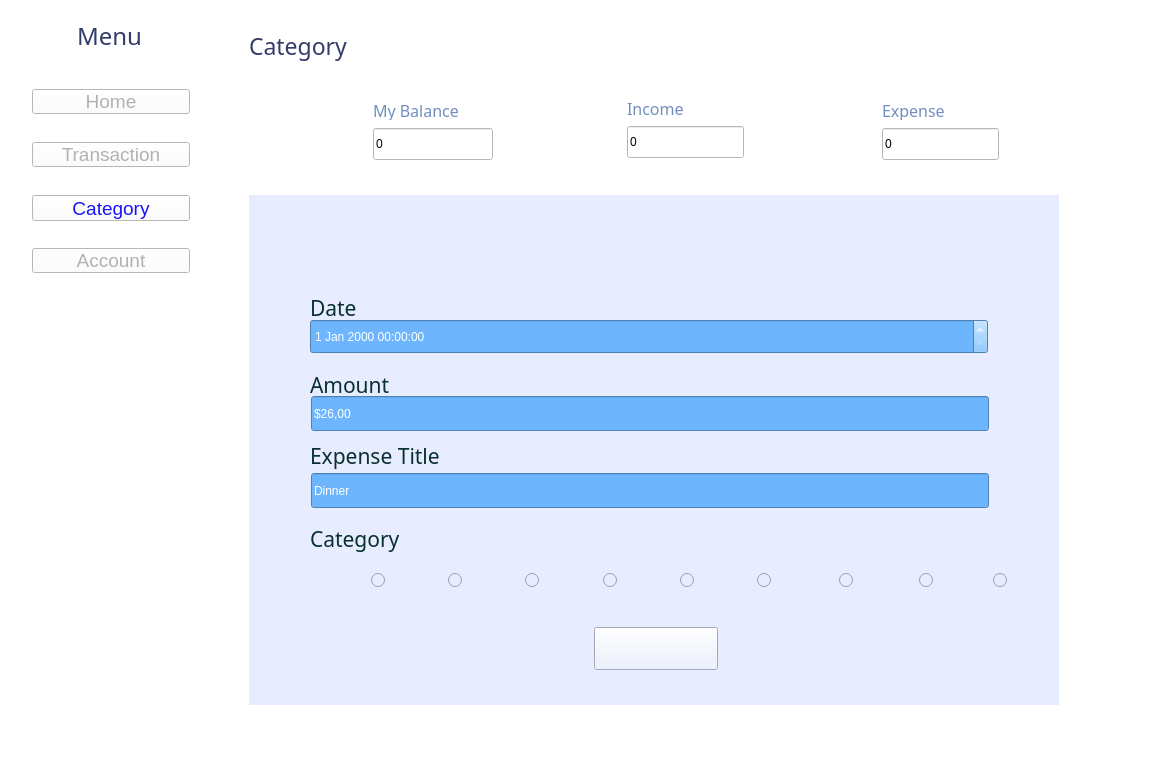
<?xml version="1.0" encoding="UTF-8"?>
<ui version="4.0">
 <class>add</class>
 <widget class="QMainWindow" name="add">
  <property name="geometry">
   <rect>
    <x>0</x>
    <y>0</y>
    <width>1153</width>
    <height>760</height>
   </rect>
  </property>
  <property name="windowTitle">
   <string>MainWindow</string>
  </property>
  <property name="styleSheet">
   <string notr="true">background-color: rgb(255, 255, 255);</string>
  </property>
  <widget class="QWidget" name="centralwidget">
   <widget class="QLabel" name="Icon_menu">
    <property name="geometry">
     <rect>
      <x>20</x>
      <y>21</y>
      <width>25</width>
      <height>25</height>
     </rect>
    </property>
    <property name="text">
     <string/>
    </property>
    <property name="pixmap">
     <pixmap>images/home/Icon_Menu.png</pixmap>
    </property>
   </widget>
   <widget class="QLabel" name="label_menu">
    <property name="geometry">
     <rect>
      <x>77</x>
      <y>21</y>
      <width>70</width>
      <height>30</height>
     </rect>
    </property>
    <property name="font">
     <font>
      <family>Bahnschrift SemiLight</family>
      <pointsize>18</pointsize>
     </font>
    </property>
    <property name="styleSheet">
     <string notr="true">color: rgb(52, 60, 106);</string>
    </property>
    <property name="text">
     <string>Menu</string>
    </property>
   </widget>
   <widget class="QPushButton" name="pushButton_home">
    <property name="geometry">
     <rect>
      <x>32</x>
      <y>89</y>
      <width>158</width>
      <height>25</height>
     </rect>
    </property>
    <property name="sizePolicy">
     <sizepolicy hsizetype="Minimum" vsizetype="Fixed">
      <horstretch>20</horstretch>
      <verstretch>20</verstretch>
     </sizepolicy>
    </property>
    <property name="minimumSize">
     <size>
      <width>158</width>
      <height>25</height>
     </size>
    </property>
    <property name="sizeIncrement">
     <size>
      <width>0</width>
      <height>0</height>
     </size>
    </property>
    <property name="font">
     <font>
      <pointsize>14</pointsize>
     </font>
    </property>
    <property name="toolTip">
     <string/>
    </property>
    <property name="styleSheet">
     <string notr="true">color: rgb(177, 177, 177);</string>
    </property>
    <property name="text">
     <string>Home</string>
    </property>
    <property name="icon">
     <iconset>
      <normaloff>images/home/Icon_Home.png</normaloff>images/home/Icon_Home.png</iconset>
    </property>
    <property name="iconSize">
     <size>
      <width>25</width>
      <height>25</height>
     </size>
    </property>
    <property name="shortcut">
     <string notr="true"/>
    </property>
    <property name="checkable">
     <bool>false</bool>
    </property>
    <property name="autoRepeat">
     <bool>false</bool>
    </property>
    <property name="autoDefault">
     <bool>false</bool>
    </property>
   </widget>
   <widget class="QPushButton" name="pushButton_transaction">
    <property name="geometry">
     <rect>
      <x>32</x>
      <y>142</y>
      <width>158</width>
      <height>25</height>
     </rect>
    </property>
    <property name="sizePolicy">
     <sizepolicy hsizetype="Minimum" vsizetype="Fixed">
      <horstretch>0</horstretch>
      <verstretch>0</verstretch>
     </sizepolicy>
    </property>
    <property name="minimumSize">
     <size>
      <width>158</width>
      <height>25</height>
     </size>
    </property>
    <property name="sizeIncrement">
     <size>
      <width>10</width>
      <height>10</height>
     </size>
    </property>
    <property name="font">
     <font>
      <pointsize>14</pointsize>
     </font>
    </property>
    <property name="styleSheet">
     <string notr="true">color: rgb(177, 177, 177);</string>
    </property>
    <property name="text">
     <string>Transaction</string>
    </property>
    <property name="icon">
     <iconset>
      <normaloff>images/home/Icon_Transaction.png</normaloff>images/home/Icon_Transaction.png</iconset>
    </property>
    <property name="iconSize">
     <size>
      <width>25</width>
      <height>25</height>
     </size>
    </property>
    <property name="shortcut">
     <string notr="true"/>
    </property>
    <property name="checkable">
     <bool>false</bool>
    </property>
    <property name="autoRepeat">
     <bool>false</bool>
    </property>
    <property name="autoRepeatDelay">
     <number>100</number>
    </property>
   </widget>
   <widget class="QPushButton" name="pushButton_category">
    <property name="geometry">
     <rect>
      <x>32</x>
      <y>195</y>
      <width>158</width>
      <height>26</height>
     </rect>
    </property>
    <property name="sizePolicy">
     <sizepolicy hsizetype="Maximum" vsizetype="Maximum">
      <horstretch>20</horstretch>
      <verstretch>20</verstretch>
     </sizepolicy>
    </property>
    <property name="minimumSize">
     <size>
      <width>158</width>
      <height>26</height>
     </size>
    </property>
    <property name="sizeIncrement">
     <size>
      <width>10</width>
      <height>10</height>
     </size>
    </property>
    <property name="font">
     <font>
      <pointsize>14</pointsize>
     </font>
    </property>
    <property name="styleSheet">
     <string notr="true">color: rgb(24, 20, 243);</string>
    </property>
    <property name="text">
     <string>Category</string>
    </property>
    <property name="icon">
     <iconset>
      <normaloff>images/category/Icon_Category.png</normaloff>images/category/Icon_Category.png</iconset>
    </property>
    <property name="iconSize">
     <size>
      <width>25</width>
      <height>25</height>
     </size>
    </property>
    <property name="shortcut">
     <string notr="true"/>
    </property>
    <property name="autoRepeat">
     <bool>false</bool>
    </property>
   </widget>
   <widget class="QPushButton" name="pushButton_account">
    <property name="geometry">
     <rect>
      <x>32</x>
      <y>248</y>
      <width>158</width>
      <height>25</height>
     </rect>
    </property>
    <property name="sizePolicy">
     <sizepolicy hsizetype="Minimum" vsizetype="Fixed">
      <horstretch>20</horstretch>
      <verstretch>20</verstretch>
     </sizepolicy>
    </property>
    <property name="minimumSize">
     <size>
      <width>158</width>
      <height>25</height>
     </size>
    </property>
    <property name="sizeIncrement">
     <size>
      <width>10</width>
      <height>10</height>
     </size>
    </property>
    <property name="font">
     <font>
      <pointsize>14</pointsize>
     </font>
    </property>
    <property name="styleSheet">
     <string notr="true">color: rgb(177, 177, 177);</string>
    </property>
    <property name="text">
     <string>Account</string>
    </property>
    <property name="icon">
     <iconset>
      <normaloff>images/home/Icon_Account.png</normaloff>images/home/Icon_Account.png</iconset>
    </property>
    <property name="iconSize">
     <size>
      <width>25</width>
      <height>25</height>
     </size>
    </property>
    <property name="shortcut">
     <string notr="true"/>
    </property>
    <property name="checkable">
     <bool>false</bool>
    </property>
    <property name="autoRepeat">
     <bool>false</bool>
    </property>
   </widget>
   <widget class="QLineEdit" name="lineEdit_expense">
    <property name="geometry">
     <rect>
      <x>882</x>
      <y>128</y>
      <width>117</width>
      <height>32</height>
     </rect>
    </property>
    <property name="minimumSize">
     <size>
      <width>117</width>
      <height>32</height>
     </size>
    </property>
    <property name="text">
     <string>0</string>
    </property>
   </widget>
   <widget class="QLabel" name="label_income">
    <property name="geometry">
     <rect>
      <x>627</x>
      <y>98</y>
      <width>108</width>
      <height>20</height>
     </rect>
    </property>
    <property name="minimumSize">
     <size>
      <width>88</width>
      <height>20</height>
     </size>
    </property>
    <property name="font">
     <font>
      <family>Bahnschrift SemiLight</family>
      <pointsize>12</pointsize>
     </font>
    </property>
    <property name="styleSheet">
     <string notr="true">color: rgb(113, 142, 191);</string>
    </property>
    <property name="text">
     <string>Income</string>
    </property>
   </widget>
   <widget class="QLabel" name="label_expense">
    <property name="geometry">
     <rect>
      <x>882</x>
      <y>100</y>
      <width>108</width>
      <height>20</height>
     </rect>
    </property>
    <property name="minimumSize">
     <size>
      <width>88</width>
      <height>20</height>
     </size>
    </property>
    <property name="font">
     <font>
      <family>Bahnschrift SemiLight</family>
      <pointsize>12</pointsize>
     </font>
    </property>
    <property name="styleSheet">
     <string notr="true">color: rgb(113, 142, 191);</string>
    </property>
    <property name="text">
     <string>Expense</string>
    </property>
   </widget>
   <widget class="QLabel" name="Icon_income">
    <property name="geometry">
     <rect>
      <x>534</x>
      <y>94</y>
      <width>70</width>
      <height>70</height>
     </rect>
    </property>
    <property name="minimumSize">
     <size>
      <width>70</width>
      <height>70</height>
     </size>
    </property>
    <property name="text">
     <string/>
    </property>
    <property name="pixmap">
     <pixmap>images/home/Icon_Income.png</pixmap>
    </property>
   </widget>
   <widget class="QLabel" name="Icon_mybalance">
    <property name="geometry">
     <rect>
      <x>283</x>
      <y>95</y>
      <width>70</width>
      <height>70</height>
     </rect>
    </property>
    <property name="minimumSize">
     <size>
      <width>70</width>
      <height>70</height>
     </size>
    </property>
    <property name="text">
     <string/>
    </property>
    <property name="pixmap">
     <pixmap>images/home/Icon_MyBalance.png</pixmap>
    </property>
   </widget>
   <widget class="QLabel" name="label_mybalance">
    <property name="geometry">
     <rect>
      <x>373</x>
      <y>100</y>
      <width>108</width>
      <height>20</height>
     </rect>
    </property>
    <property name="minimumSize">
     <size>
      <width>108</width>
      <height>20</height>
     </size>
    </property>
    <property name="font">
     <font>
      <family>Bahnschrift SemiLight</family>
      <pointsize>12</pointsize>
     </font>
    </property>
    <property name="styleSheet">
     <string notr="true">color: rgb(113, 142, 191);</string>
    </property>
    <property name="text">
     <string>My Balance</string>
    </property>
   </widget>
   <widget class="QLineEdit" name="lineEdit_mybalance">
    <property name="geometry">
     <rect>
      <x>373</x>
      <y>128</y>
      <width>120</width>
      <height>32</height>
     </rect>
    </property>
    <property name="text">
     <string>0</string>
    </property>
   </widget>
   <widget class="QLabel" name="Icon_expense">
    <property name="geometry">
     <rect>
      <x>794</x>
      <y>96</y>
      <width>70</width>
      <height>70</height>
     </rect>
    </property>
    <property name="minimumSize">
     <size>
      <width>70</width>
      <height>70</height>
     </size>
    </property>
    <property name="text">
     <string/>
    </property>
    <property name="pixmap">
     <pixmap>images/home/Icon_Expenses.png</pixmap>
    </property>
   </widget>
   <widget class="QLineEdit" name="lineEdit_income">
    <property name="geometry">
     <rect>
      <x>627</x>
      <y>126</y>
      <width>117</width>
      <height>32</height>
     </rect>
    </property>
    <property name="minimumSize">
     <size>
      <width>117</width>
      <height>32</height>
     </size>
    </property>
    <property name="text">
     <string>0</string>
    </property>
   </widget>
   <widget class="QLabel" name="label_CATEGORY">
    <property name="geometry">
     <rect>
      <x>249</x>
      <y>29</y>
      <width>127</width>
      <height>34</height>
     </rect>
    </property>
    <property name="font">
     <font>
      <family>Bahnschrift SemiLight</family>
      <pointsize>17</pointsize>
     </font>
    </property>
    <property name="styleSheet">
     <string notr="true">color: rgb(52, 60, 106);</string>
    </property>
    <property name="text">
     <string>Category</string>
    </property>
   </widget>
   <widget class="QLabel" name="label">
    <property name="geometry">
     <rect>
      <x>249</x>
      <y>195</y>
      <width>810</width>
      <height>510</height>
     </rect>
    </property>
    <property name="styleSheet">
     <string notr="true">background-color: rgb(231, 237, 255);</string>
    </property>
    <property name="text">
     <string/>
    </property>
   </widget>
   <widget class="QLabel" name="label_2">
    <property name="geometry">
     <rect>
      <x>546</x>
      <y>218</y>
      <width>181</width>
      <height>55</height>
     </rect>
    </property>
    <property name="styleSheet">
     <string notr="true">background-color: rgb(231, 237, 255);</string>
    </property>
    <property name="text">
     <string/>
    </property>
    <property name="pixmap">
     <pixmap>images/category/Button_AddExpenses.png</pixmap>
    </property>
   </widget>
   <widget class="QLabel" name="label_3">
    <property name="geometry">
     <rect>
      <x>310</x>
      <y>294</y>
      <width>76</width>
      <height>27</height>
     </rect>
    </property>
    <property name="font">
     <font>
      <family>Rockwell</family>
      <pointsize>16</pointsize>
     </font>
    </property>
    <property name="styleSheet">
     <string notr="true">background-color: rgb(231, 237, 255);
color: rgb(9, 48, 48);</string>
    </property>
    <property name="text">
     <string>Date</string>
    </property>
   </widget>
   <widget class="QLabel" name="label_4">
    <property name="geometry">
     <rect>
      <x>310</x>
      <y>371</y>
      <width>129</width>
      <height>27</height>
     </rect>
    </property>
    <property name="font">
     <font>
      <family>Rockwell</family>
      <pointsize>16</pointsize>
     </font>
    </property>
    <property name="styleSheet">
     <string notr="true">background-color: rgb(231, 237, 255);
color: rgb(9, 48, 48);</string>
    </property>
    <property name="text">
     <string>Amount</string>
    </property>
   </widget>
   <widget class="QLabel" name="label_5">
    <property name="geometry">
     <rect>
      <x>310</x>
      <y>442</y>
      <width>206</width>
      <height>27</height>
     </rect>
    </property>
    <property name="font">
     <font>
      <family>Rockwell</family>
      <pointsize>16</pointsize>
     </font>
    </property>
    <property name="styleSheet">
     <string notr="true">background-color: rgb(231, 237, 255);
color: rgb(9, 48, 48);</string>
    </property>
    <property name="text">
     <string>Expense Title</string>
    </property>
   </widget>
   <widget class="QLineEdit" name="lineEdit_amount">
    <property name="geometry">
     <rect>
      <x>311</x>
      <y>396</y>
      <width>678</width>
      <height>35</height>
     </rect>
    </property>
    <property name="styleSheet">
     <string notr="true">background-color: rgb(109, 182, 254);
color: rgb(255, 255, 255);</string>
    </property>
    <property name="text">
     <string>$26,00</string>
    </property>
   </widget>
   <widget class="QLineEdit" name="lineEdit_expensetitle">
    <property name="geometry">
     <rect>
      <x>311</x>
      <y>473</y>
      <width>678</width>
      <height>35</height>
     </rect>
    </property>
    <property name="styleSheet">
     <string notr="true">background-color: rgb(109, 182, 254);
color: rgb(255, 255, 255);</string>
    </property>
    <property name="text">
     <string>Dinner</string>
    </property>
   </widget>
   <widget class="QLabel" name="label_6">
    <property name="geometry">
     <rect>
      <x>310</x>
      <y>525</y>
      <width>150</width>
      <height>27</height>
     </rect>
    </property>
    <property name="font">
     <font>
      <family>Rockwell</family>
      <pointsize>16</pointsize>
     </font>
    </property>
    <property name="styleSheet">
     <string notr="true">background-color: rgb(231, 237, 255);
color: rgb(9, 48, 48);</string>
    </property>
    <property name="text">
     <string>Category</string>
    </property>
   </widget>
   <widget class="QRadioButton" name="radioButton_gifts">
    <property name="geometry">
     <rect>
      <x>698</x>
      <y>555</y>
      <width>73</width>
      <height>50</height>
     </rect>
    </property>
    <property name="layoutDirection">
     <enum>Qt::RightToLeft</enum>
    </property>
    <property name="styleSheet">
     <string notr="true">background-color: rgb(231, 237, 255);</string>
    </property>
    <property name="text">
     <string/>
    </property>
    <property name="icon">
     <iconset>
      <normaloff>images/category/Icon_Gifts.png</normaloff>images/category/Icon_Gifts.png</iconset>
    </property>
    <property name="iconSize">
     <size>
      <width>50</width>
      <height>50</height>
     </size>
    </property>
   </widget>
   <widget class="QRadioButton" name="radioButton_entertainment">
    <property name="geometry">
     <rect>
      <x>860</x>
      <y>555</y>
      <width>73</width>
      <height>50</height>
     </rect>
    </property>
    <property name="layoutDirection">
     <enum>Qt::RightToLeft</enum>
    </property>
    <property name="autoFillBackground">
     <bool>false</bool>
    </property>
    <property name="styleSheet">
     <string notr="true">background-color: rgb(231, 237, 255);</string>
    </property>
    <property name="text">
     <string/>
    </property>
    <property name="icon">
     <iconset>
      <normaloff>images/category/Icon_Entertainment.png</normaloff>images/category/Icon_Entertainment.png</iconset>
    </property>
    <property name="iconSize">
     <size>
      <width>50</width>
      <height>50</height>
     </size>
    </property>
   </widget>
   <widget class="QRadioButton" name="radioButton_rent">
    <property name="geometry">
     <rect>
      <x>621</x>
      <y>555</y>
      <width>73</width>
      <height>50</height>
     </rect>
    </property>
    <property name="layoutDirection">
     <enum>Qt::RightToLeft</enum>
    </property>
    <property name="styleSheet">
     <string notr="true">background-color: rgb(231, 237, 255);</string>
    </property>
    <property name="text">
     <string/>
    </property>
    <property name="icon">
     <iconset>
      <normaloff>images/category/Icon_Rent.png</normaloff>images/category/Icon_Rent.png</iconset>
    </property>
    <property name="iconSize">
     <size>
      <width>50</width>
      <height>50</height>
     </size>
    </property>
   </widget>
   <widget class="QRadioButton" name="radioButton_saving">
    <property name="geometry">
     <rect>
      <x>780</x>
      <y>555</y>
      <width>73</width>
      <height>50</height>
     </rect>
    </property>
    <property name="layoutDirection">
     <enum>Qt::RightToLeft</enum>
    </property>
    <property name="styleSheet">
     <string notr="true">background-color: rgb(231, 237, 255);</string>
    </property>
    <property name="text">
     <string/>
    </property>
    <property name="icon">
     <iconset>
      <normaloff>images/category/Icon_Saving.png</normaloff>images/category/Icon_Saving.png</iconset>
    </property>
    <property name="iconSize">
     <size>
      <width>50</width>
      <height>50</height>
     </size>
    </property>
   </widget>
   <widget class="QRadioButton" name="radioButton_transport">
    <property name="geometry">
     <rect>
      <x>389</x>
      <y>555</y>
      <width>73</width>
      <height>50</height>
     </rect>
    </property>
    <property name="layoutDirection">
     <enum>Qt::RightToLeft</enum>
    </property>
    <property name="styleSheet">
     <string notr="true">background-color: rgb(231, 237, 255);</string>
    </property>
    <property name="text">
     <string/>
    </property>
    <property name="icon">
     <iconset>
      <normaloff>images/category/Icon_Transport.png</normaloff>images/category/Icon_Transport.png</iconset>
    </property>
    <property name="iconSize">
     <size>
      <width>50</width>
      <height>50</height>
     </size>
    </property>
   </widget>
   <widget class="QRadioButton" name="radioButton_medicine">
    <property name="geometry">
     <rect>
      <x>466</x>
      <y>555</y>
      <width>73</width>
      <height>50</height>
     </rect>
    </property>
    <property name="layoutDirection">
     <enum>Qt::RightToLeft</enum>
    </property>
    <property name="styleSheet">
     <string notr="true">background-color: rgb(231, 237, 255);</string>
    </property>
    <property name="text">
     <string/>
    </property>
    <property name="icon">
     <iconset>
      <normaloff>images/category/Icon_Medicine.png</normaloff>images/category/Icon_Medicine.png</iconset>
    </property>
    <property name="iconSize">
     <size>
      <width>50</width>
      <height>50</height>
     </size>
    </property>
   </widget>
   <widget class="QRadioButton" name="radioButton_groceries">
    <property name="geometry">
     <rect>
      <x>544</x>
      <y>555</y>
      <width>73</width>
      <height>50</height>
     </rect>
    </property>
    <property name="layoutDirection">
     <enum>Qt::RightToLeft</enum>
    </property>
    <property name="styleSheet">
     <string notr="true">background-color: rgb(231, 237, 255);</string>
    </property>
    <property name="text">
     <string/>
    </property>
    <property name="icon">
     <iconset>
      <normaloff>images/category/Icon_Groceries.png</normaloff>images/category/Icon_Groceries.png</iconset>
    </property>
    <property name="iconSize">
     <size>
      <width>50</width>
      <height>50</height>
     </size>
    </property>
   </widget>
   <widget class="QRadioButton" name="radioButton_food">
    <property name="geometry">
     <rect>
      <x>312</x>
      <y>555</y>
      <width>73</width>
      <height>50</height>
     </rect>
    </property>
    <property name="layoutDirection">
     <enum>Qt::RightToLeft</enum>
    </property>
    <property name="styleSheet">
     <string notr="true">background-color: rgb(231, 237, 255);</string>
    </property>
    <property name="text">
     <string/>
    </property>
    <property name="icon">
     <iconset>
      <normaloff>images/category/Icon_Food.png</normaloff>images/category/Icon_Food.png</iconset>
    </property>
    <property name="iconSize">
     <size>
      <width>50</width>
      <height>50</height>
     </size>
    </property>
   </widget>
   <widget class="QRadioButton" name="radioButton_more">
    <property name="geometry">
     <rect>
      <x>934</x>
      <y>555</y>
      <width>73</width>
      <height>50</height>
     </rect>
    </property>
    <property name="layoutDirection">
     <enum>Qt::RightToLeft</enum>
    </property>
    <property name="autoFillBackground">
     <bool>false</bool>
    </property>
    <property name="styleSheet">
     <string notr="true">background-color: rgb(231, 237, 255);</string>
    </property>
    <property name="text">
     <string/>
    </property>
    <property name="icon">
     <iconset>
      <normaloff>images/category/Icon_More.png</normaloff>images/category/Icon_More.png</iconset>
    </property>
    <property name="iconSize">
     <size>
      <width>50</width>
      <height>50</height>
     </size>
    </property>
   </widget>
   <widget class="QPushButton" name="pushButton_save">
    <property name="geometry">
     <rect>
      <x>594</x>
      <y>627</y>
      <width>124</width>
      <height>43</height>
     </rect>
    </property>
    <property name="styleSheet">
     <string notr="true">background-color: rgb(231, 237, 255);</string>
    </property>
    <property name="text">
     <string/>
    </property>
    <property name="icon">
     <iconset>
      <normaloff>images/category/Button_Save.png</normaloff>images/category/Button_Save.png</iconset>
    </property>
    <property name="iconSize">
     <size>
      <width>124</width>
      <height>43</height>
     </size>
    </property>
   </widget>
   <widget class="QPushButton" name="pushButton_calendar">
    <property name="geometry">
     <rect>
      <x>943</x>
      <y>325</y>
      <width>25</width>
      <height>25</height>
     </rect>
    </property>
    <property name="styleSheet">
     <string notr="true">background-color: rgb(109, 182, 254);</string>
    </property>
    <property name="text">
     <string/>
    </property>
    <property name="icon">
     <iconset>
      <normaloff>C:/Users/Ngan/OneDrive/Pictures/KTLT/Category/Button_Calendar.png</normaloff>C:/Users/Ngan/OneDrive/Pictures/KTLT/Category/Button_Calendar.png</iconset>
    </property>
    <property name="iconSize">
     <size>
      <width>25</width>
      <height>25</height>
     </size>
    </property>
   </widget>
   <widget class="QDateTimeEdit" name="dateTimeEdit">
    <property name="geometry">
     <rect>
      <x>310</x>
      <y>319</y>
      <width>678</width>
      <height>35</height>
     </rect>
    </property>
    <property name="styleSheet">
     <string notr="true">background-color: rgb(109, 182, 254);
color: rgb(255, 255, 255);</string>
    </property>
   </widget>
   <zorder>label</zorder>
   <zorder>Icon_menu</zorder>
   <zorder>label_menu</zorder>
   <zorder>pushButton_home</zorder>
   <zorder>pushButton_transaction</zorder>
   <zorder>pushButton_category</zorder>
   <zorder>pushButton_account</zorder>
   <zorder>lineEdit_expense</zorder>
   <zorder>label_income</zorder>
   <zorder>label_expense</zorder>
   <zorder>Icon_income</zorder>
   <zorder>Icon_mybalance</zorder>
   <zorder>label_mybalance</zorder>
   <zorder>lineEdit_mybalance</zorder>
   <zorder>Icon_expense</zorder>
   <zorder>lineEdit_income</zorder>
   <zorder>label_CATEGORY</zorder>
   <zorder>label_2</zorder>
   <zorder>label_3</zorder>
   <zorder>label_4</zorder>
   <zorder>label_5</zorder>
   <zorder>lineEdit_amount</zorder>
   <zorder>lineEdit_expensetitle</zorder>
   <zorder>label_6</zorder>
   <zorder>radioButton_gifts</zorder>
   <zorder>radioButton_entertainment</zorder>
   <zorder>radioButton_rent</zorder>
   <zorder>radioButton_saving</zorder>
   <zorder>radioButton_transport</zorder>
   <zorder>radioButton_medicine</zorder>
   <zorder>radioButton_groceries</zorder>
   <zorder>radioButton_food</zorder>
   <zorder>radioButton_more</zorder>
   <zorder>pushButton_save</zorder>
   <zorder>pushButton_calendar</zorder>
   <zorder>dateTimeEdit</zorder>
  </widget>
  <widget class="QMenuBar" name="menubar">
   <property name="geometry">
    <rect>
     <x>0</x>
     <y>0</y>
     <width>1153</width>
     <height>26</height>
    </rect>
   </property>
  </widget>
  <widget class="QStatusBar" name="statusbar"/>
 </widget>
 <resources/>
 <connections/>
</ui>
